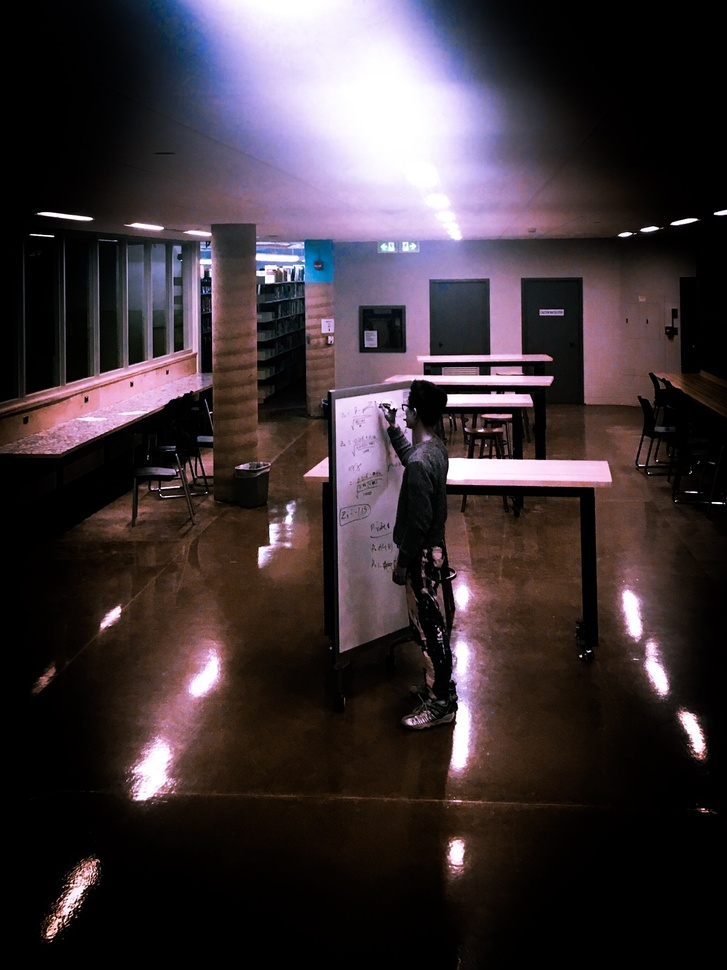
#> input picture hsv_river/regression/regression.jpg, 727 x 970 px, shrunk from 1535 x 2048 before the run
$ python hsv_river.py
#> lines starting #> are read from the running program, lines starting #| are printed output that depends on the picture

'''
Image-to-HSV-Animation | Psychadelic Fx
Dec 20th, 2018 (post Stats Exam)

	[1] Benjamin Li		ECE		@ben.liiiii

'''

import numpy as np
from PIL import Image


# .... hue shift function  .......................

def hue_shift(img, amount):
	hsv_image = img.convert('HSV')
	hsv = np.array(hsv_image)
	hsv[..., 0] = (hsv[..., 0]+amount) % 360
	new_img = Image.fromarray(hsv, 'HSV')
	return new_img.convert('RGB')

# .... open image ................................

img_address = ""

if(0): 						# img from CLI
	import argparse
	parser = argparse.ArgumentParser(description = 'type image-file-adrress')
	parser.add_argument("img", help="... image-file", type = String)
	args = parser.parse_args()
	img_address = args.img

else: 							# img from code
	img_address = "regression/regression.jpg"

img = Image.open(img_address)
#> img is the input picture: PIL image 727x970 RGB; mean R, G, B 61.4, 51.3, 55.5

frames = 30; i = 0;

while(i<frames):
	img = hue_shift(img, i*1)
	file_ = "regression/out%d.jpg" % i
	img.save(file_)
	i+=1
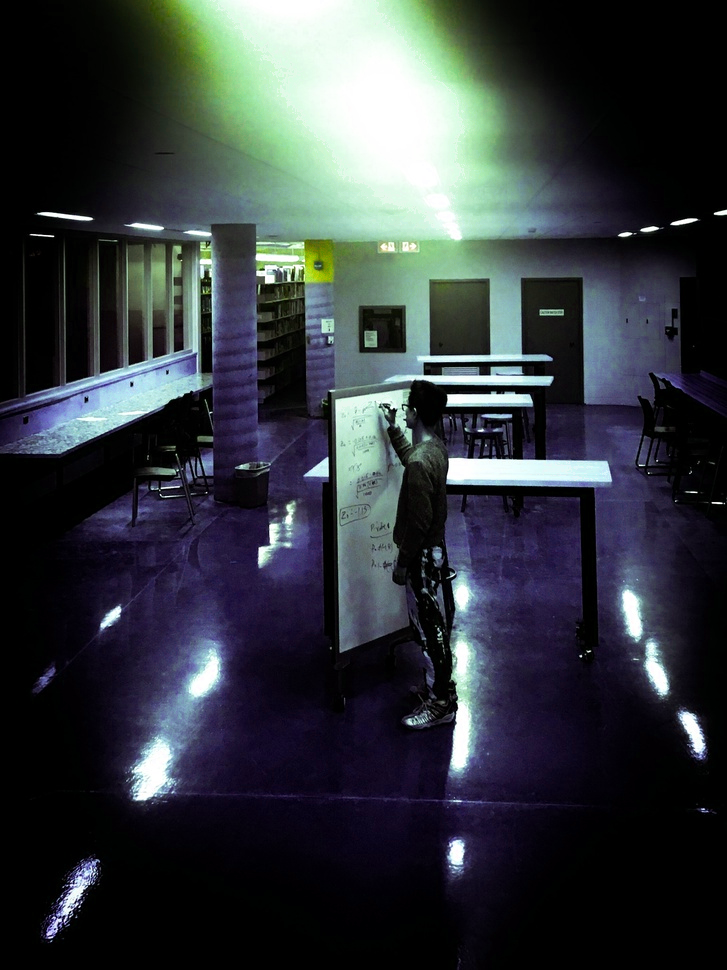
#> img: PIL image 727x970 RGB; mean R, G, B 50.8, 56.1, 60.9
#> after the loop, i = 30
